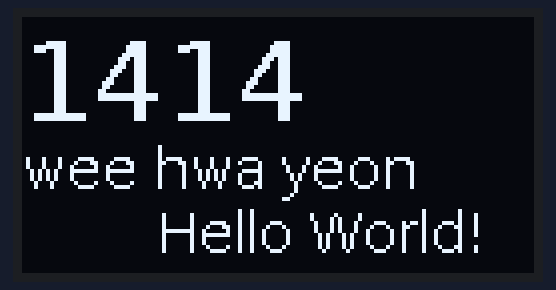
Recording of a program running on a simulated Raspberry Pi (BCM pin numbers). On the bench: 128×64 one-colour display. At 0.1 s the program stops and its outputs stay as they are.

Above: at 0.2 s.

The program:

OLED_test.py
```python
# Imports the necessary libraries...
import board
import digitalio
from PIL import Image, ImageDraw, ImageFont
import adafruit_ssd1306

# Setting some variables for our reset pin etc.
RESET_PIN = digitalio.DigitalInOut(board.D4)

# Very important... This lets py-gaugette 'know' what pins to use in order to reset the display
i2c = board.I2C()
oled = adafruit_ssd1306.SSD1306_I2C(128, 64, i2c, addr=0x3c, reset=RESET_PIN)

# Clear display.
oled.fill(0)
oled.show()

# Create blank image for drawing.
image = Image.new("1", (oled.width, oled.height))
draw = ImageDraw.Draw(image)

# Load a font in 2 different sizes.
font = ImageFont.truetype("/usr/share/fonts/truetype/dejavu/DejaVuSans.ttf", 28)
font2 = ImageFont.truetype("/usr/share/fonts/truetype/dejavu/DejaVuSans.ttf", 14)

# Draw the text
draw.text((0, 0), "1414", font=font, fill=255)
draw.text((0, 30), "wee hwa yeon", font=font2, fill=255)
draw.text((34, 46), "Hello World!", font=font2, fill=255)

# Display image
oled.image(image)
oled.show()
```
